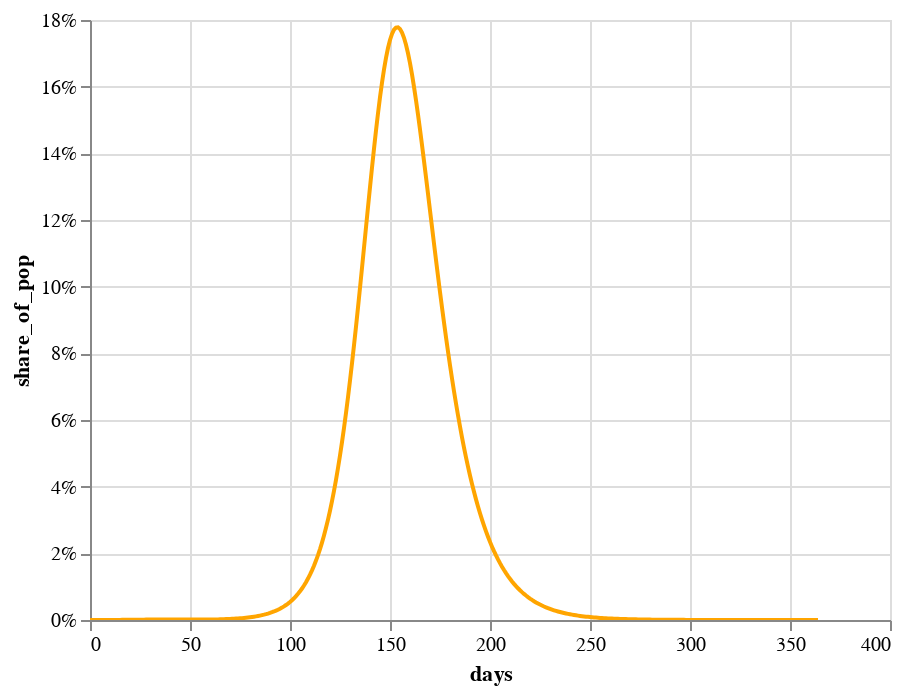

This figure's notebook cell:
### Code cell
chart1=alt.Chart(longform[longform["variable"].isin(["Infected"])]).mark_line(color='orange'
    ).encode(
    alt.X('days:Q'),
    alt.Y('share_of_pop:Q',axis=alt.Axis(format='%')),
    tooltip=['days', 'share_of_pop']).interactive()


chart1

### Figure 1 — Vega-Lite specification as saved in the notebook (floating-point values rounded to 4 significant figures; data arrays with more than 128 entries replaced by an {"elided": "..."} marker saying what was removed)
{"config": {"view": {"continuousWidth": 400, "continuousHeight": 300}}, "data": {"name": "data-6b33bb27365363bf10d543626580793d"}, "mark": {"type": "line", "color": "orange"}, "encoding": {"tooltip": [{"type": "quantitative", "field": "days"}, {"type": "quantitative", "field": "share_of_pop"}], "x": {"type": "quantitative", "field": "days"}, "y": {"type": "quantitative", "axis": {"format": "%"}, "field": "share_of_pop"}}, "selection": {"selector011": {"type": "interval", "bind": "scales", "encodings": ["x", "y"]}}, "$schema": "https://vega.github.io/schema/vega-lite/v4.0.0.json", "datasets": {"data-6b33bb27365363bf10d543626580793d": {"elided": "365 records"}}}
